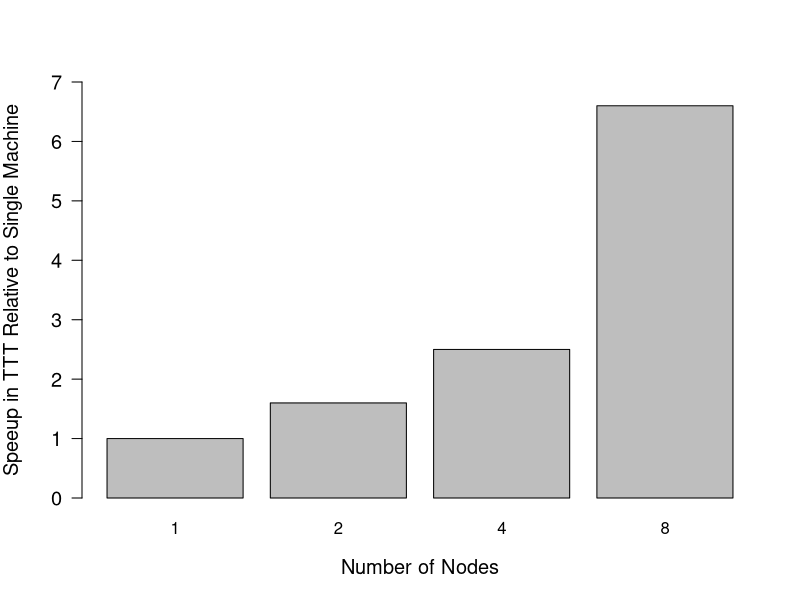

The R source for this figure:

figure1b <- function(){
	df <- data.frame(
		"activation"=c(3, 6, 11, 21),
		"bs"=c(8, 16, 32, 64)
	)
	tmp <- barplot(
		df$activation,
		names.arg=df$bs, 
		las=1,
		ylim=c(0, 25),
		ylab="Activation Size (GB)",
		xlab="Batch Size",
		main="",
		cex.axis=1.2,
		cex.lab=1.2
	)
	text(c(0.7, 1.9, 3.1, 4.3), df$activation + 1, as.character(df$activation))
}

figure2 <- function(){
	df <- data.frame(
		"CL"=0:12, 
		"DATA"=c(60, 144, 72, 108, 96, 144, 88, 40, 168, 144, 84, 96, 440)
	)
	barplot(
		df$DATA, 
		names.arg=df$CL, 
		las=1, 
		ylim=c(0, 500), 
		main="", 
		ylab="Count", 
		xlab="Class",
		cex.axis=1.2,
		cex.lab=1.2
	)
}

figure3a <- function(){
	df <- data.frame(
		"bsize"=c(4, 8, 16, 32, 64),
		"throughput"=c(5.4, 6.8, 9.5, 13.1, 12.7)
	)
	barplot(
		df$throughput, 
		names.arg=df$bsize, 
		las=1, 
		ylim=c(0, 20), 
		main="", 
		ylab="Throughput (Images/sec)", 
		xlab="Batch Size",
		cex.axis=1.2,
		cex.lab=1.2
	)
}
figure3b <- function(){
	df <- data.frame(
		"bsize"=c(4, 8, 16, 32, 64),
		"memory"=c(13.3, 17.5, 30.9, 47.5, 80)
	)
	barplot(
		df$memory, 
		names.arg=df$bsize, 
		las=1, 
		ylim=c(0, 200), 
		main="", 
		ylab="Memory Consumed (GB)", 
		xlab="Batch Size",
		cex.axis=1.2,
		cex.lab=1.2
	)
}
figure3c <- function(){
	df <- data.frame(
		"bsize"=c(4, 8, 16, 32, 64),
		"throughput"=c(12.4, 16.3, 17.7, 17.7, 18.4)
	)
	barplot(
		df$throughput, 
		names.arg=df$bsize, 
		las=1, 
		ylim=c(0, 20), 
		main="", 
		ylab="Throughput (Images/sec)", 
		xlab="Batch Size",
		cex.axis=1.2,
		cex.lab=1.2
	)
}
figure3d <- function(){
	df <- data.frame(
		"bsize"=c(4, 8, 16, 32, 64),
		"memory"=c(53, 64, 91, 125, 187)
	)
	barplot(
		df$memory, 
		names.arg=df$bsize, 
		las=1, 
		ylim=c(0, 200), 
		main="", 
		ylab="Memory Consumed (GB)", 
		xlab="Batch Size",
		cex.axis=1.2,
		cex.lab=1.2
	)
}


figure5a <- function(){
	df <- data.frame(
		"epoch"=1:30,
		"loss"=c(1.85, 1.87, 1.74, 1.74, 1.76, 1.87, 1.5, 1.42, 1.7, 1.36, 1.33, 0.73, 1.1, 0.5, 0.5, 0.47, 0.39, 0.23, 0.46, 0.9, 0.16, 0.16, 0.1, 0.08, 0.06, 0.06, 0.06, 0.05, 0.05, 0.05)
	)
	plot(
		df$epoch,
		df$loss,
		ylab="Training Loss",
		xlab="Epoch",
		ylim=c(0, 2),
		type="n",
		las=1
	)
	grid()
	lines(spline(df$epoch, df$loss), col="blue", lwd=3)
}
figure5b <- function(){
	df <- data.frame(
		"epoch"=1:30,
		"top1"=c(0.3353,  0.3838,  0.367,  0.3858,  0.3442,  0.3978,  .5786,  0.5875,  0.4688,  0.5351, 0.6775,  0.7319,  0.4619,  0.6884,  0.8536,  0.8546,  0.7488,  0.9377,  0.9031,  0.8239, 0.9753,  0.9842,  0.9941,  0.9921,  0.997,  0.996,  0.998,  0.998,  1,  1),
		"top5"=c(0.821,  0.8516,  0.8655,  0.8922,  0.6983,  0.8131,  0.9327,  0.9347,  0.8853,  0.9604, 0.9743,  0.9773,  0.8813,  0.9644,  0.9862,  0.9921,  0.9941,  0.998,  0.9951,  0.999, 1,  1,  1,  1,  1,  1,  1,  1,  1,  1)
	)
	plot(
		df$epoch,
		df$loss,
		ylab="Validation Accuracy",
		xlab="Epoch",
		ylim=c(0.3, 1),
		xlim=c(-1, 30),
		type="n",
		las=1
	)
	grid()
	lines(spline(df$epoch, df$top1), col="blue", lwd=3)
	lines(spline(df$epoch, df$top5), col="red", lwd=3)
	legend(x=20.45, y=0.38, legend=c("top-1 accuracy", "top-5 accuracy"), lwd=3, col=c("blue", "red"), bg="white")
}

figure6 <- function(){
	df <- data.frame(
		"bs"=c(1, 2, 4, 8),
		"speedup"=c(1, 1.6, 2.5, 6.6)
	)
	barplot(
		df$speedup, 
		names.arg=df$bs, 
		las=1, 
		ylim=c(0, 7), 
		main="", 
		ylab="Speeup in TTT Relative to Single Machine", 
		xlab="Number of Nodes",
		cex.axis=1.2,
		cex.lab=1.2
	)

}

figure7 <- function(n, lr){
	#figure7(n=df$n64, lr=df$n64LR)
	setwd("~/hgWD/Novartis/Novartis/Writing/mcnn/")
	df <- read.table("epochTTT.txt", sep="\t", header=T)
	par(mar=c(5, 4, 4, 4))
	plot(
		df$epoch,
		n,
		ylim=c(0,1),
		xlim=c(-1, 21),
		las=1,
		ylab="Top-1 Accuracy",
		xlab="Epoch",
		type="n"
	)
	grid()
	lines(spline(df$epoch, n), col="black", lwd=3)
	lines(spline(df$epoch, lr*30), col="darkorange", lwd=3)
	legend(x=13, y=0.9, legend=c("Accuracy", "Learning Rate"), lwd=3, col=c("black", "darkorange"), bg="white")
	axis(4, at=seq(from=0, to=1, by=0.5/3), labels=seq(from=0, to=3, by=0.5), las=1)
	mtext("LR", side=4, las=0, line=2.4)
}

figure8 <- function(){
	df <- data.frame(
		"at"=1:7,
		"nodes"=c(1, 2, 4, 8, 16, 32, 64),
		"ideal"=c(1, 2, 4, 8, 16, 32, 64),
		"speedup"=c(1, 2, 4, 7, 15, 25, 36),
		"efficiency"=c(100, 100, 100, 88, 94, 78, 56)
	)
	par(mar=c(5, 4, 4, 4))
	plot(
		df$nodes,
		df$ideal,
		type="n",
		las=1,
		ylab="Speedup",
		xlab="",
		axes=FALSE,
	)
	grid()
	lines(df$nodes, df$ideal, col="black", lwd=3)
	lines(df$nodes, df$speedup, col="darkorange", lwd=3)
	box()
	axis(1, at=seq(from=min(df$nodes), to=max(df$nodes), length.out=7), labels=df$nodes)
	mtext("Nodes", side=1, las=0, line=2.4)
	mtext("Scaling Efficiency", side=4, las=0, line=2.4)
}
figure6()






